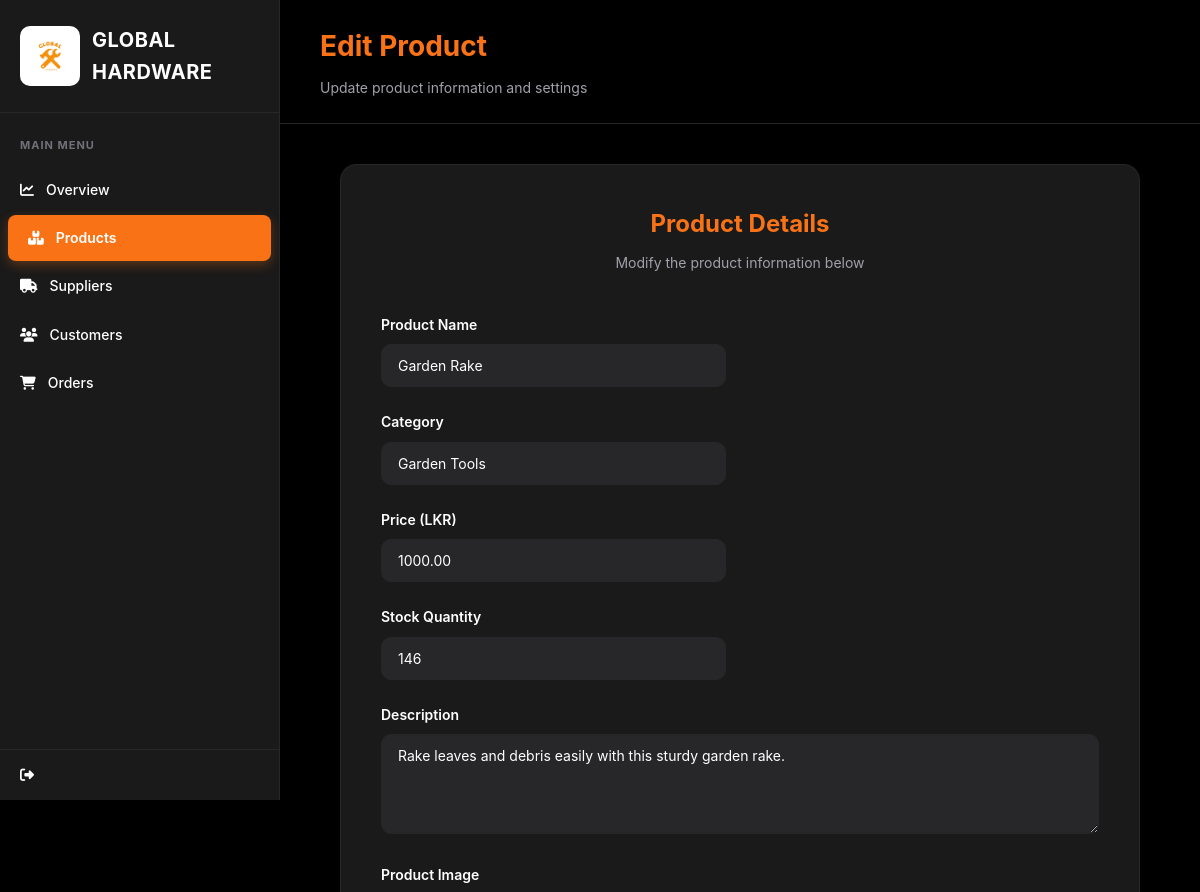
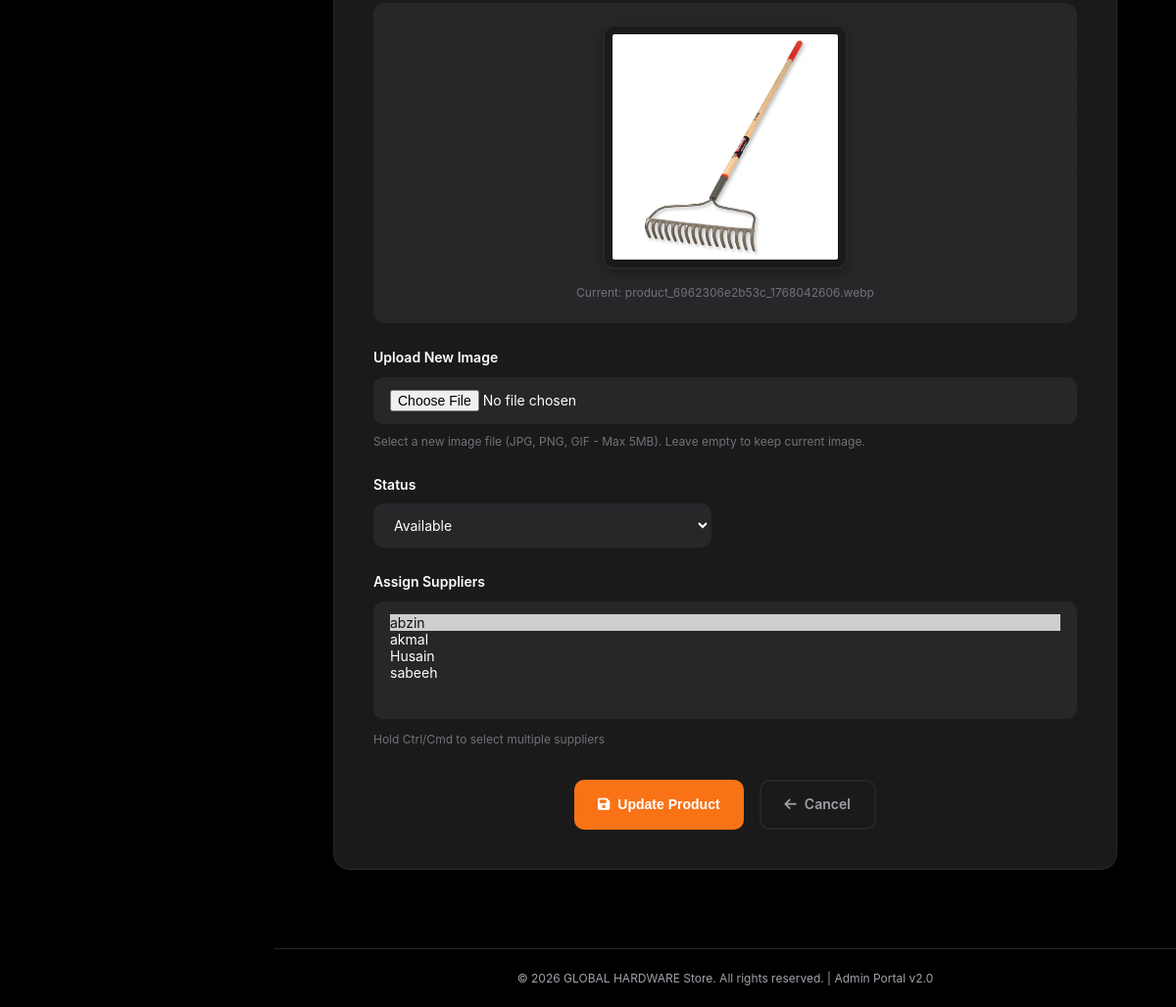
The app's page /admin/product_edit.php?id=22 (signed in) with its own data (2 pictures, top to bottom).
### tables this page shows
CREATE TABLE `products` (
  `product_id` int(11) NOT NULL,
  `name` varchar(100) NOT NULL,
  `category` varchar(50) DEFAULT NULL,
  `price` decimal(10,2) NOT NULL,
  `stock` int(11) NOT NULL DEFAULT 0,
  `description` text DEFAULT NULL,
  `image` varchar(255) DEFAULT NULL,
  `status` enum('Available','Out of Stock') DEFAULT 'Available',
  `created_at` datetime DEFAULT current_timestamp()
);

### admin/product_edit.php (the view, shortened to what this page needs)
<?php
require_once '../config/db.php';
$productId = intval($_GET['id'] ?? 0);
$stmt = $pdo->prepare("SELECT * FROM products WHERE product_id = ?");
$stmt->execute([$productId]);
$product = $stmt->fetch();
$suppliersStmt = $pdo->query("SELECT * FROM suppliers ORDER BY name");
$allSuppliers = $suppliersStmt->fetchAll();
$currentSuppliersStmt = $pdo->prepare("SELECT supplier_id FROM product_supplier WHERE product_id = ?");
$currentSuppliersStmt->execute([$productId]);
$currentSuppliers = $currentSuppliersStmt->fetchAll(PDO::FETCH_COLUMN);
?>
<!DOCTYPE html>
<html lang="en">
<head>
    <link rel="stylesheet" href="https://cdnjs.cloudflare.com/ajax/libs/font-awesome/6.4.0/css/all.min.css">
</head>
<body>
    <div class="sidebar">
        <div class="sidebar-header">
            <img src="../Images/GLOBAL.png" alt="Global Hardware Logo" class="sidebar-logo-img">
            <div class="sidebar-logo-text">GLOBAL HARDWARE</div>
        </div>
        <nav class="nav-menu">
            <div class="menu-section">
                <div class="menu-section-title">Main Menu</div>
                <a href="dashboard.php" class="nav-item">
                    <span class="nav-icon"><i class="fas fa-chart-line"></i></span>
                    <span>Overview</span>
                </a>
                <a href="products.php" class="nav-item active">
                    <span class="nav-icon"><i class="fas fa-boxes"></i></span>
                    <span>Products</span>
                </a>
                <a href="suppliers.php" class="nav-item">
                    <span class="nav-icon"><i class="fas fa-truck"></i></span>
                    <span>Suppliers</span>
                </a>
                <a href="customers.php" class="nav-item">
                    <span class="nav-icon"><i class="fas fa-users"></i></span>
                    <span>Customers</span>
                </a>
                <a href="orders.php" class="nav-item">
                    <span class="nav-icon"><i class="fas fa-shopping-cart"></i></span>
                    <span>Orders</span>
                </a>
            </div>
        </nav>
        <div class="sidebar-logout">
            <a href="logout.php" class="nav-item">
                <span class="nav-icon"><i class="fas fa-sign-out-alt"></i></span>
            </a>
        </div>
    </div>
    <div class="main-content">
        <div class="top-header">
            <h1 class="header-title">Edit Product</h1>
            <p class="header-subtitle">Update product information and settings</p>
        </div>
        <div class="content-area">
            <div class="form-container">
                <div class="form-header">
                    <h2 class="form-title">Product Details</h2>
                    <p class="form-subtitle">Modify the product information below</p>
                </div>
                <form action="product_edit_process.php" method="POST" enctype="multipart/form-data">
                    <div class="form-group half">
                        <label>Product Name</label>
                        <input type="text" name="name" value="<?= htmlspecialchars($product['name']) ?>" required>
                    </div>
                    <div class="form-group half">
                        <label>Category</label>
                        <input type="text" name="category" value="<?= htmlspecialchars($product['category']) ?>" required>
                    </div>
                    <div class="form-group half">
                        <label>Price (LKR)</label>
                        <input type="number" name="price" step="0.01" value="<?= $product['price'] ?>" required>
                    </div>
                    <div class="form-group half">
                        <label>Stock Quantity</label>
                        <input type="number" name="stock" value="<?= $product['stock'] ?>" required>
                    </div>
                    <div class="form-group">
                        <label>Description</label>
                        <textarea name="description" rows="4" placeholder="Enter product description"><?= htmlspecialchars($product['description']) ?></textarea>
                    </div>
                    <div class="form-group">
                        <label>Product Image</label>
                        <div class="image-preview">
                            <?php if (!empty($product['image'])): ?>
                                <img src="../assets/images/<?= htmlspecialchars($product['image']) ?>" alt="Product Image">
                                <div class="image-info">Current: <?= htmlspecialchars($product['image']) ?></div>
                            <?php endif; ?>
                        </div>
                    </div>
                    <div class="form-group">
                        <label>Upload New Image</label>
                        <input type="file" name="image" accept="image/*">
                        <div class="image-info">Select a new image file (JPG, PNG, GIF - Max 5MB). Leave empty to keep current image.</div>
                    </div>
                    <div class="form-group half">
                        <label>Status</label>
                        <select name="status">
                            <option value="Available" <?= $product['status'] === 'Available' ? 'selected' : '' ?>>Available</option>
                        </select>
                    </div>
                    <div class="form-group">
                        <label>Assign Suppliers</label>
                        <select name="suppliers[]" multiple>
                            <?php foreach($allSuppliers as $supplier): ?>
                                <option value="<?= $supplier['supplier_id'] ?>"
                                    <?= in_array($supplier['supplier_id'], $currentSuppliers) ? 'selected' : '' ?>>
                                    <?= htmlspecialchars($supplier['name']) ?>
                                </option>
                            <?php endforeach; ?>
                        </select>
                        <div class="image-info">Hold Ctrl/Cmd to select multiple suppliers</div>
                    </div>
                    <div class="button-group">
                        <button type="submit" class="btn btn-primary">
                            <i class="fas fa-save"></i>
                            Update Product
                        </button>
                        <a href="products.php" class="btn btn-secondary">
                            <i class="fas fa-arrow-left"></i>
                            Cancel
                        </a>
                    </div>
                </form>
            </div>
        </div>
        <div style="text-align: center; padding: 20px; border-top: 1px solid var(--border-color); margin-top: 40px; color: var(--text-secondary); font-size: 12px;">
            <p>&copy; <?= date('Y') ?> GLOBAL HARDWARE Store. All rights reserved. | Admin Portal v2.0</p>
        </div>
    </div>
</body>
</html>

### admin/product_edit.php (style rules this page uses)
* { margin: 0; padding: 0; box-sizing: border-box; }
:root { --sidebar-bg: #1a1a1a; --main-bg: #000000; --card-bg: #1a1a1a; --orange: #f97316; --orange-dark: #ea580c; --text-primary: #ffffff; --text-secondary: #a1a1aa; --text-muted: #71717a; --border-color: #27272a; --hover-bg: #27272a; --success-color: #10b981; --danger-color: #ef4444; }
body { font-family: 'Inter', -apple-system, BlinkMacSystemFont, 'Segoe UI', Roboto, sans-serif; background: var(--main-bg); color: var(--text-primary); line-height: 1.6; font-size: 14px; display: flex; min-height: 100vh; }
.sidebar { width: 280px; background: var(--sidebar-bg); height: 100vh; position: fixed; left: 0; top: 0; display: flex; flex-direction: column; z-index: 1000; border-right: 1px solid var(--border-color); }
.sidebar-header { padding: 24px 20px; border-bottom: 1px solid var(--border-color); display: flex; align-items: center; gap: 12px; }
.sidebar-logo-img { width: 60px; height: 60px; border-radius: 10px; object-fit: cover; flex-shrink: 0; transition: all 0.2s; background: transparent; }
.sidebar-logo-text { font-size: 20px; font-weight: 700; color: var(--text-primary); letter-spacing: 0.5px; }
.nav-menu { flex: 1; padding: 24px 0; overflow-y: auto; }
.menu-section { margin-bottom: 32px; }
.menu-section-title { font-size: 11px; font-weight: 700; color: var(--text-muted); text-transform: uppercase; letter-spacing: 1px; padding: 0 20px; margin-bottom: 12px; }
.nav-item { display: flex; align-items: center; gap: 12px; padding: 12px 20px; color: var(--text-primary); text-decoration: none; font-size: 14px; font-weight: 500; transition: all 0.2s; margin: 2px 0; }
.nav-item.active { background: var(--orange); color: var(--text-primary); font-weight: 600; border-radius: 8px; margin: 2px 8px; box-shadow: 0 4px 12px rgba(249, 115, 22, 0.3); }
.sidebar-logout { padding: 0; border-top: 1px solid var(--border-color); }
.main-content { margin-left: 280px; flex: 1; display: flex; flex-direction: column; min-height: 100vh; background: var(--main-bg); }
.top-header { background: var(--main-bg); padding: 24px 40px; border-bottom: 1px solid var(--border-color); position: sticky; top: 0; z-index: 100; }
.header-title { font-size: 28px; font-weight: 700; color: var(--orange); margin-bottom: 8px; }
.header-subtitle { color: var(--text-secondary); font-size: 14px; }
.content-area { flex: 1; padding: 40px; }
.form-container { max-width: 800px; margin: 0 auto; background: var(--card-bg); border: 1px solid var(--border-color); border-radius: 16px; padding: 40px; }
.form-header { text-align: center; margin-bottom: 40px; }
.form-title { font-size: 24px; font-weight: 700; color: var(--orange); margin-bottom: 8px; }
.form-subtitle { color: var(--text-secondary); font-size: 14px; }
.form-group { margin-bottom: 24px; }
.form-group.half { display: inline-block; width: 48%; margin-right: 4%; }
.form-group.half:nth-child(even) { margin-right: 0; }
label { display: block; margin-bottom: 8px; font-weight: 600; color: var(--text-primary); font-size: 14px; }
input[type="text"], input[type="number"], input[type="email"], input[type="tel"], input[type="file"], select, textarea { width: 100%; padding: 12px 16px; border: 1px solid var(--border-color); border-radius: 10px; background: var(--hover-bg); color: var(--text-primary); font-size: 14px; font-family: inherit; transition: all 0.2s; }
textarea { resize: vertical; min-height: 100px; }
select[multiple] { min-height: 120px; }
.image-preview { margin-bottom: 16px; text-align: center; padding: 20px; background: var(--hover-bg); border: 2px dashed var(--border-color); border-radius: 12px; transition: all 0.2s; }
.image-preview img { max-width: 250px; max-height: 250px; border-radius: 12px; border: 2px solid var(--border-color); padding: 8px; background: var(--card-bg); box-shadow: 0 4px 12px rgba(0, 0, 0, 0.3); }
.image-info { font-size: 12px; color: var(--text-muted); margin-top: 8px; }
.button-group { display: flex; gap: 16px; justify-content: center; margin-top: 32px; }
.btn { padding: 12px 24px; border: none; border-radius: 10px; font-size: 14px; font-weight: 600; cursor: pointer; transition: all 0.3s; text-decoration: none; display: inline-flex; align-items: center; gap: 8px; }
.btn-primary { background: var(--orange); color: white; }
.btn-secondary { background: transparent; border: 2px solid var(--border-color); color: var(--text-secondary); }

### records on screen
products: name "Garden Rake", category "Garden Tools", price "1000.00", stock "146", description "Rake leaves and debris easily with this sturdy garden rake.", image (picture), image "product_6962306e2b53c_1768042606.webp", status "Available"

### other values on screen
form field value "abzin ☑ / akmal / Husain / sabeeh"
